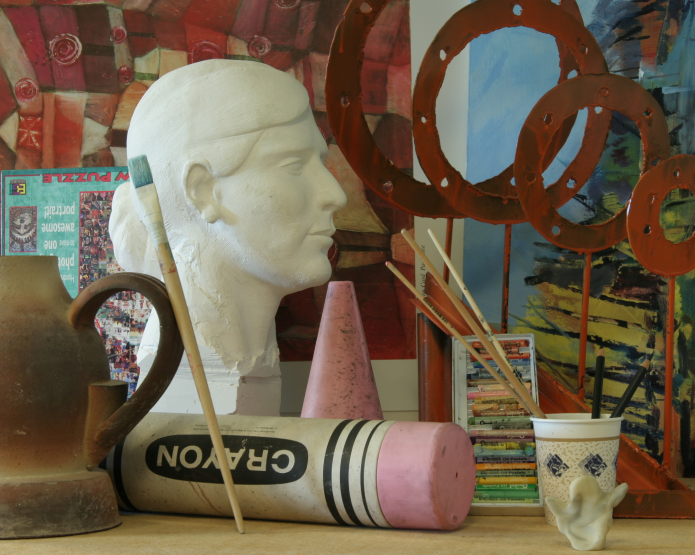
#> input picture assignment2/StereoMatchingTestings/Art/view1.png, 1390 x 1110 px (shown at 1/2 size)
$ python a2_ver1_55506653.py
#> lines starting #> are read from the running program, lines starting #| are printed output that depends on the picture
import numpy as np

import cv2 as cv

import matplotlib.pyplot as plt


def constructDisparityMap(whichPairValue):

    # To make up the paths, use this format: StereoMatchingTestings/whichPair/viewNo

    # allDataFromDriveLink contains all the 3 folders obtained from the mentioned Google Drive Link in the prompt doc


    # Initialize variables to make up the paths to imgs


#> called with whichPairValue = 'Art'
    folderPath = "./StereoMatchingTestings/"

    whichPair = whichPairValue #change to "Dolls" or "Reindeer"

    view1 = "/view1.png"

    view2 = "/view5.png"


    # openCV to read img in grayscale

    print("Reading the two images...")

    try:

        print("Reading from: " + folderPath+whichPair+view1, cv.IMREAD_GRAYSCALE)
        img1 = cv.imread(folderPath+whichPair+view1, cv.IMREAD_GRAYSCALE)
#> img1: shape (1110, 1390); min 2, max 243, mean 97.4
        print("and Reading from: " + folderPath+whichPair+view2, cv.IMREAD_GRAYSCALE)
        img2 = cv.imread(folderPath+whichPair+view2, cv.IMREAD_GRAYSCALE)
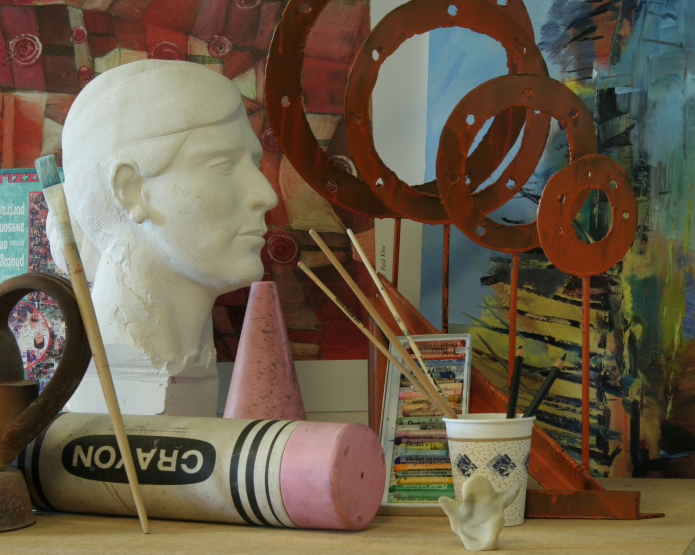
#> input picture assignment2/StereoMatchingTestings/Art/view5.png, 1390 x 1110 px (shown at 1/2 size)
#> img2: shape (1110, 1390); min 2, max 243, mean 94.9

    except:

        print("Both or either of the images could not be read. Please double-check the paths to the image files.")
        exit()

    print("Both images have been successfully read.")


    # Folder to store current iteration's result
    allCurrentResultDirectory = "allResults/everythingElse/" + whichPair
    dispCurrentResultDirectory = "allResults/pred/" + whichPair

    print("Results stored in " + allCurrentResultDirectory)

    # PREPROCESSING
    # Compare unprocessed images

    fig, axes = plt.subplots(1, 2, figsize=(15, 10))

    axes[0].imshow(img1, cmap="gray")

    axes[1].imshow(img2, cmap="gray")

    axes[0].axhline(250)

    axes[1].axhline(250)

    axes[0].axhline(450)

    axes[1].axhline(450)

    plt.suptitle("Original images")

    plt.savefig(allCurrentResultDirectory + "/original_images.png")
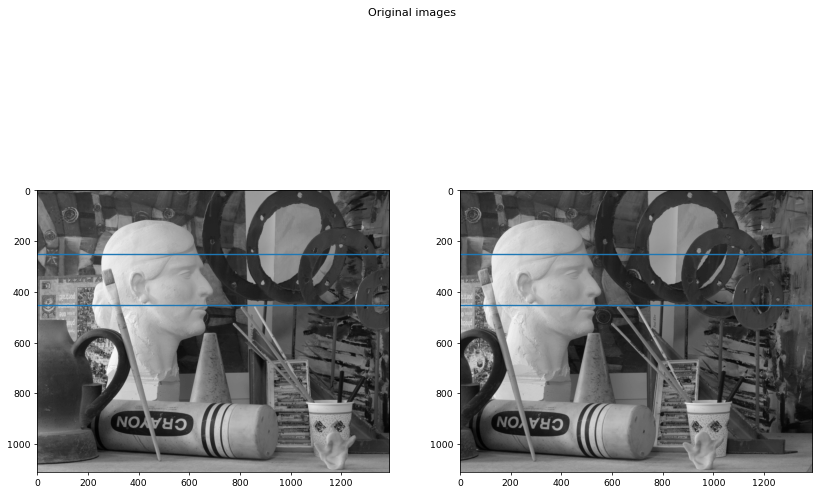
#> figure drawn by matplotlib, 2 panels

    plt.show()


    sift = cv.SIFT_create() # Initializing SIFT detector

    # find the keypoints and descriptors with SIFT

    kp1, des1 = sift.detectAndCompute(img1, None)
#> kp1 = 4343 keypoints; strongest (x, y, size): (295, 690, 38), (1255, 422, 3.3), (1260, 401, 2.8), (237, 276, 25.2)

    kp2, des2 = sift.detectAndCompute(img2, None)
#> kp2 = 3837 keypoints; strongest (x, y, size): (698, 463, 6.9), (370, 912, 7.7), (73, 606, 3.2), (169, 804, 49.6)


    # Visualize keypoints

    imgSift = cv.drawKeypoints(

        img1, kp1, None, flags=cv.DRAW_MATCHES_FLAGS_DRAW_RICH_KEYPOINTS)

    cv.imshow("SIFT Keypoints", imgSift)

    cv.imwrite(allCurrentResultDirectory + "/sift_keypoints.png", imgSift)


    # Match keypoints in both images

    FLANN_INDEX_KDTREE = 1

    index_params = dict(algorithm=FLANN_INDEX_KDTREE, trees=5)

    search_params = dict(checks=50)   # or pass empty dictionary

    flann = cv.FlannBasedMatcher(index_params, search_params)

    matches = flann.knnMatch(des1, des2, k=2)
#> matches = 4343 matches


    # Keep good matches: calculate distinctive image features

    matchesMask = [[0, 0] for i in range(len(matches))]
#> matchesMask = 4343 pairs, first value 0 to 0, second value 0 to 0

    good = []

    pts1 = []

    pts2 = []


    for i, (m, n) in enumerate(matches):

        if m.distance < 0.7*n.distance:

            # Keep this keypoint pair

            matchesMask[i] = [1, 0]
            good.append(m)

            pts2.append(kp2[m.trainIdx].pt)

            pts1.append(kp1[m.queryIdx].pt)
#> after the loop, good = 1028 matches; matchesMask = 4343 pairs, first value 0 to 1, second value 0 to 0; pts1 = 1028 pairs, first value 20.24 to 1385.4, second value 3.57 to 1093.6; pts2 = 1028 pairs, first value 6.79 to 1290.4, second value 3.74 to 1093.5


    # Draw the keypoint matches between both pictures

    # Still based on: https://docs.opencv.org/master/dc/dc3/tutorial_py_matcher.html

    draw_params = dict(matchColor=(0, 255, 0),

                    singlePointColor=(255, 0, 0),

                    matchesMask=matchesMask[300:500],

                    flags=cv.DrawMatchesFlags_DEFAULT)
#> draw_params = 4 items


    keypoint_matches = cv.drawMatchesKnn(

        img1, kp1, img2, kp2, matches[300:500], None, **draw_params)
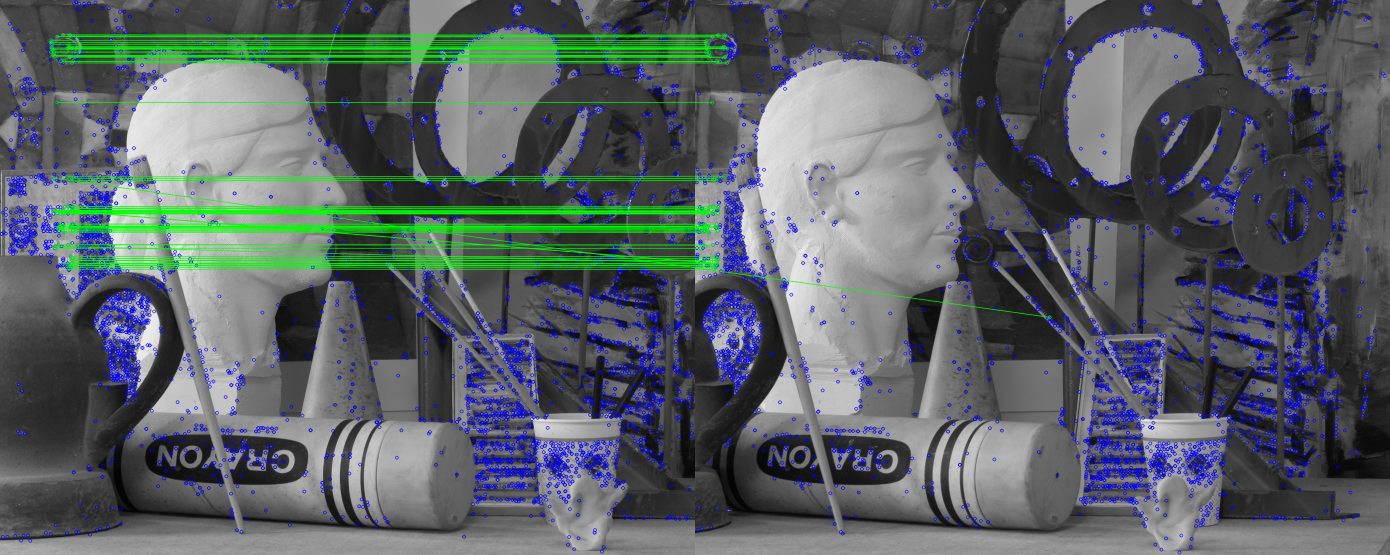
#> keypoint_matches: shape (1110, 2780, 3) (shown at 1/2 size); mean of channels 0, 1, 2 100.4, 96.7, 88.7; drawn as B, G, R

    cv.imshow("Keypoint matches", keypoint_matches)

    cv.imwrite(allCurrentResultDirectory + "/keypoint_matches.png", keypoint_matches)


    # STEREO RECTIFICATION

    pts1 = np.int32(pts1)
#> pts1 = 1028 pairs, first value 20 to 1385, second value 3 to 1093

    pts2 = np.int32(pts2)
#> pts2 = 1028 pairs, first value 6 to 1290, second value 3 to 1093

    fundamental_matrix, inliers = cv.findFundamentalMat(pts1, pts2, cv.FM_RANSAC)
#> fundamental_matrix = [[-1.32e-09, -1.61e-05, 0.015], [1.61e-05, -9.67e-07, 0.874], [-0.0151, -0.874, 1]]; inliers = 1028 values, max 1 at index 1, min 0 at index 0, mean 0.954


    # We select only inlier points

    pts1 = pts1[inliers.ravel() == 1]
#> pts1 = 981 pairs, first value 87 to 1385, second value 3 to 1093

    pts2 = pts2[inliers.ravel() == 1]
#> pts2 = 981 pairs, first value 6 to 1290, second value 3 to 1093


    # Visualize epilines

    # Adapted from: https://docs.opencv.org/master/da/de9/tutorial_py_epipolar_geometry.html


    def drawlines(img1src, img2src, lines, pts1src, pts2src):

        ''' img1 - image on which we draw the epilines for the points in img2

            lines - corresponding epilines '''

        r, c = img1src.shape

        img1color = cv.cvtColor(img1src, cv.COLOR_GRAY2BGR)

        img2color = cv.cvtColor(img2src, cv.COLOR_GRAY2BGR)

        # Edit: use the same random seed so that two images are comparable!

        np.random.seed(0)

        for r, pt1, pt2 in zip(lines, pts1src, pts2src):

            color = tuple(np.random.randint(0, 255, 3).tolist())

            x0, y0 = map(int, [0, -r[2]/r[1]])

            x1, y1 = map(int, [c, -(r[2]+r[0]*c)/r[1]])

            img1color = cv.line(img1color, (x0, y0), (x1, y1), color, 1)

            img1color = cv.circle(img1color, tuple(pt1), 5, color, -1)

            img2color = cv.circle(img2color, tuple(pt2), 5, color, -1)

        return img1color, img2color

    lines1 = cv.computeCorrespondEpilines(

        pts2.reshape(-1, 1, 2), 2, fundamental_matrix)
#> lines1 = 981 rows, first 8: [-0.0138, -1, 187.2], [-0.0157, -1, 85.43], [-0.0154, -1, 104.4], [-0.0158, -1, 81.46], [-0.0155, -1, 96.47], [-0.0156, -1, 89.47], [-0.0155, -1, 99.48], [-0.00952, -1, 421.9]

    lines1 = lines1.reshape(-1, 3)

    img5, img6 = drawlines(img1, img2, lines1, pts1, pts2)
#> the loop in drawlines, `for r, pt1, pt2 in zip(lines, pts1src, pts2src): ` made 981 passes
#> (r, pt1, pt2, color, y0, y1) on passes 1 to 3: ([-0.0138, -1, 187.2], [87, 186], [7, 186], (172, 47, 117), 187, 167), ([-0.0157, -1, 85.43], [100, 84], [20, 84], (192, 67, 251), 85, 63), ([-0.0154, -1, 104.4], [102, 103], [22, 103], (195, 103, 9), 104, 83)
#> after the loop in drawlines, `for r, pt1, pt2 in zip(lines, pts1src, pts2src):`:
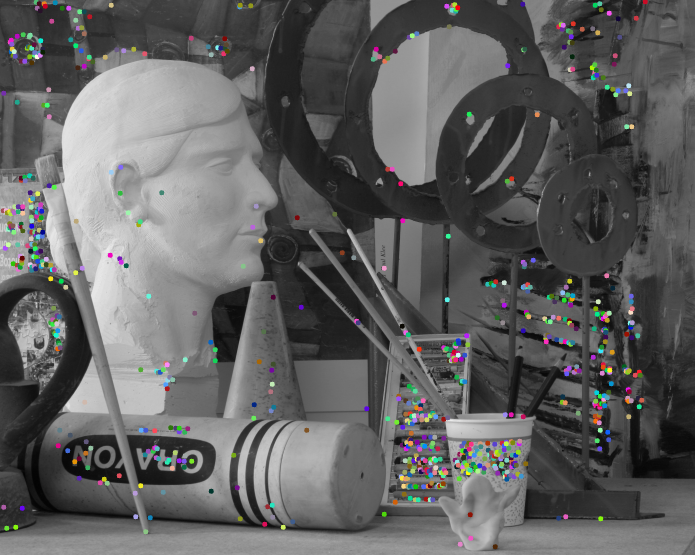
#> img2color: shape (1110, 1390, 3) (shown at 1/2 size); mean B, G, R 96, 96.1, 96

    lines2 = cv.computeCorrespondEpilines(

        pts1.reshape(-1, 1, 2), 1, fundamental_matrix)
#> lines2 = 981 rows, first 8: [0.0137, 1, -186.1], [0.0156, 1, -84.43], [0.0153, 1, -103.4], [0.0157, 1, -80.47], [0.0154, 1, -95.46], [0.0155, 1, -88.47], [0.0154, 1, -98.47], [0.00944, 1, -420.1]

    lines2 = lines2.reshape(-1, 3)

    img3, img4 = drawlines(img2, img1, lines2, pts2, pts1)
#> the loop in drawlines (call 2), `for r, pt1, pt2 in zip(lines, pts1src, pts2src): ` made 981 passes
#> (r, pt1, pt2, color, y0, y1) on passes 1 to 3: ([0.0137, 1, -186.1], [7, 186], [87, 186], (172, 47, 117), 186, 167), ([0.0156, 1, -84.43], [20, 84], [100, 84], (192, 67, 251), 84, 62), ([0.0153, 1, -103.4], [22, 103], [102, 103], (195, 103, 9), 103, 82)
#> after the loop in drawlines (call 2), `for r, pt1, pt2 in zip(lines, pts1src, pts2src):`:
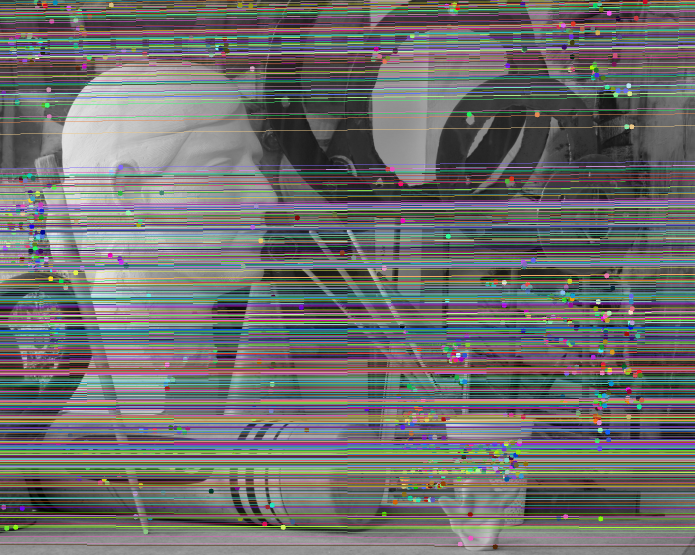
#> img1color: shape (1110, 1390, 3) (shown at 1/2 size); mean B, G, R 109.8, 110.7, 110.8
#> after the loop in drawlines (call 2), `for r, pt1, pt2 in zip(lines, pts1src, pts2src):`:
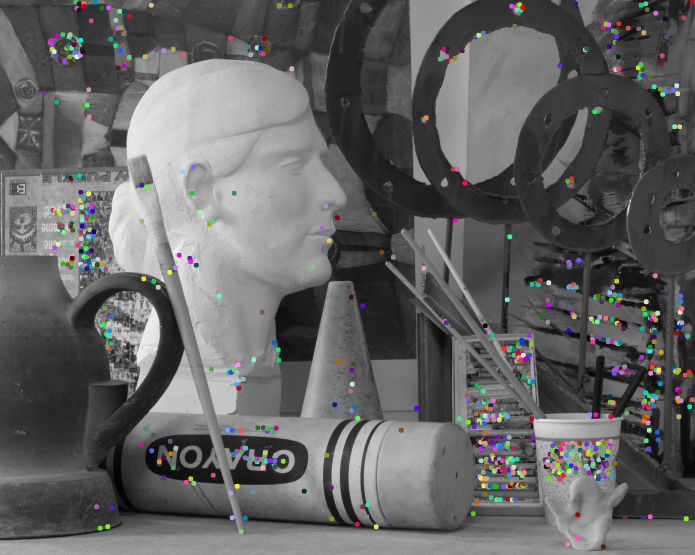
#> img2color: shape (1110, 1390, 3) (shown at 1/2 size); mean B, G, R 98.5, 98.5, 98.5


    plt.subplot(121), plt.imshow(img5)

    plt.subplot(122), plt.imshow(img3)

    plt.suptitle("Epilines in both images")

    plt.savefig(allCurrentResultDirectory + "/epilines.png")
#> figure, not shown here; B, G, R data is drawn as R, G, B

    plt.show()

    # Stereo rectification - Uncalibrated Variant

    h1, w1 = img1.shape
#> h1 = 1110; w1 = 1390

    h2, w2 = img2.shape
#> h2 = 1110; w2 = 1390

    _, H1, H2 = cv.stereoRectifyUncalibrated(

        np.float32(pts1), np.float32(pts2), fundamental_matrix, imgSize=(w1, h1)
    )
#> H1 = [[-0.893, 0.0921, 68.54], [-0.0149, -0.874, 11.24], [-1.59e-05, 1.06e-06, -0.863]]; H2 = [[1.01, -0.00698, -4.86], [0.017, 1, -11.71], [1.82e-05, -1.25e-07, 0.987]]

    # Rectify (undistort) the images and save them

    img1_rectified = cv.warpPerspective(img1, H1, (w1, h1))

    img2_rectified = cv.warpPerspective(img2, H2, (w2, h2))

    cv.imwrite(allCurrentResultDirectory+"/rectified_1.png", img1_rectified)

    cv.imwrite(allCurrentResultDirectory+"/rectified_2.png", img2_rectified)


    # Draw the rectified images

    fig, axes = plt.subplots(1, 2, figsize=(15, 10))

    axes[0].imshow(img1_rectified, cmap="gray")

    axes[1].imshow(img2_rectified, cmap="gray")

    axes[0].axhline(250)

    axes[1].axhline(250)

    axes[0].axhline(450)

    axes[1].axhline(450)

    plt.suptitle("Rectified images")

    plt.savefig(allCurrentResultDirectory + "/rectified_images.png")

    plt.show()


    # ------------------------------------------------------------

    # CALCULATE DISPARITY (DEPTH MAP)
    # Matched block size. It must be an odd number >=1 . Normally, it should be somewhere in the 3..11 range.

    block_size = 11

    min_disp = -128

    max_disp = 128

    # Maximum disparity minus minimum disparity. The value is always greater than zero.

    # In the current implementation, this parameter must be divisible by 16.

    num_disp = max_disp - min_disp

    # Margin in percentage by which the best (minimum) computed cost function value should "win" the second best value to consider the found match correct.

    # Normally, a value within the 5-15 range is good enough

    uniquenessRatio = 5

    # Maximum size of smooth disparity regions to consider their noise speckles and invalidate.

    # Set it to 0 to disable speckle filtering. Otherwise, set it somewhere in the 50-200 range.

    speckleWindowSize = 200

    # Maximum disparity variation within each connected component.

    # If you do speckle filtering, set the parameter to a positive value, it will be implicitly multiplied by 16.

    # Normally, 1 or 2 is good enough.

    speckleRange = 2

    disp12MaxDiff = 0


    stereo = cv.StereoSGBM_create(

        minDisparity=min_disp,

        numDisparities=num_disp,

        blockSize=block_size,

        uniquenessRatio=uniquenessRatio,

        speckleWindowSize=speckleWindowSize,

        speckleRange=speckleRange,

        disp12MaxDiff=disp12MaxDiff,

        P1=8 * 1 * block_size * block_size,

        P2=32 * 1 * block_size * block_size,
    )

    disparity_SGBM = stereo.compute(img1_rectified, img2_rectified)


    plt.imshow(disparity_SGBM, cmap='plasma')

    plt.colorbar()

    plt.show()
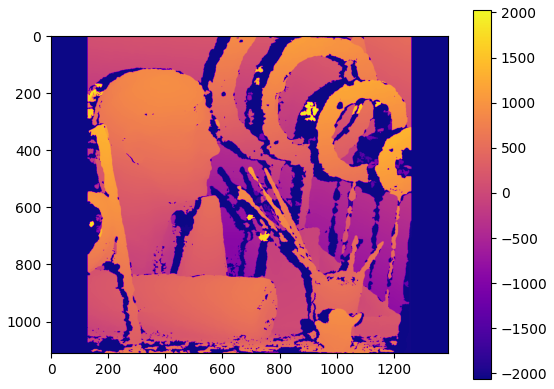
#> figure drawn by matplotlib, 2 panels


    # Normalize the values to a range from 0..255 for a grayscale image

    disparity_SGBM = cv.normalize(disparity_SGBM, disparity_SGBM, alpha=255,

                                beta=0, norm_type=cv.NORM_MINMAX)

    disparity_SGBM = np.uint8(disparity_SGBM)

    cv.imshow("Disparity", disparity_SGBM)

    cv.imwrite(dispCurrentResultDirectory + "/disp1.png", disparity_SGBM)


    cv.waitKey()

    cv.destroyAllWindows()

    # ---------------------------------------------------------------


if __name__=="__main__":

    whichPairValues = ["Art", "Dolls", "Reindeer"]

    for whichPairValue in whichPairValues:

        print("Computing for the {} pair".format(whichPairValue))

        constructDisparityMap(whichPairValue)
